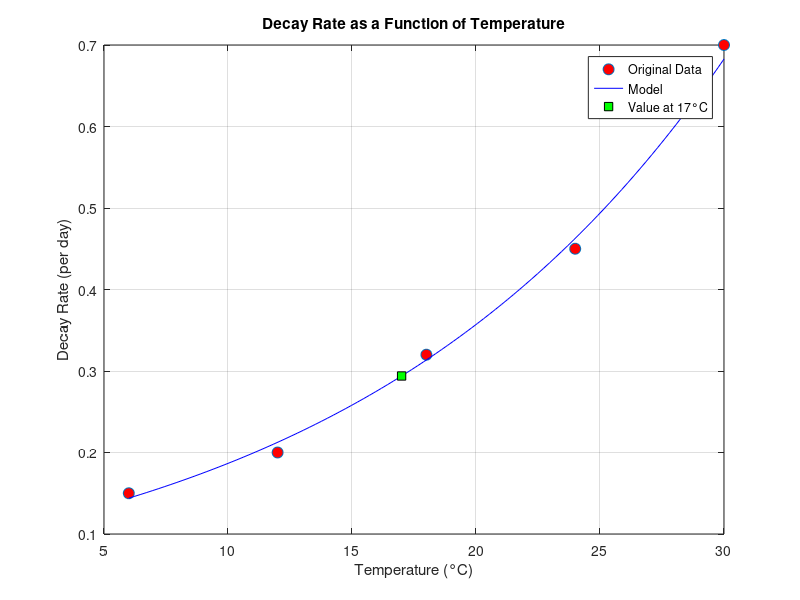

Reproduce this figure in MATLAB.
% Given data points
T = [6, 12, 18, 24, 30]; % Temperature in degrees Celsius
k = [0.15, 0.20, 0.32, 0.45, 0.70]; % Decay rates per day

% Calculated values for k_20 and theta from linear regression
k_20 = 0.357;
theta = 1.067;

% Calculate the decay rate at 17 degrees Celsius
T_specific = 17;
k_at_T_specific = k_20 * (theta ^ (T_specific - 20));

% Display the calculated decay rate at 17 degrees Celsius
fprintf('The decay rate at %d°C is %.5f per day\n', T_specific, k_at_T_specific);

% Create a range of temperatures for plotting
T_range = linspace(min(T), max(T), 100);

% Calculate the decay rates using the model
k_model = k_20 * (theta .^ (T_range - 20));

% Plotting
figure; % Create a new figure
plot(T, k, 'o', 'MarkerFaceColor', 'r', 'MarkerSize', 8); % Original data points
hold on; % Hold the figure for the next plot
plot(T_range, k_model, 'b-'); % Model
plot(T_specific, k_at_T_specific, 'ks', 'MarkerFaceColor', 'g'); % Specific data point at 17°C

% Adding details to the plot
xlabel('Temperature (°C)');
ylabel('Decay Rate (per day)');
title('Decay Rate as a Function of Temperature');
legend('Original Data', 'Model', 'Value at 17°C');
grid on; % Add a grid for better readability

% Display the plot
hold off;

